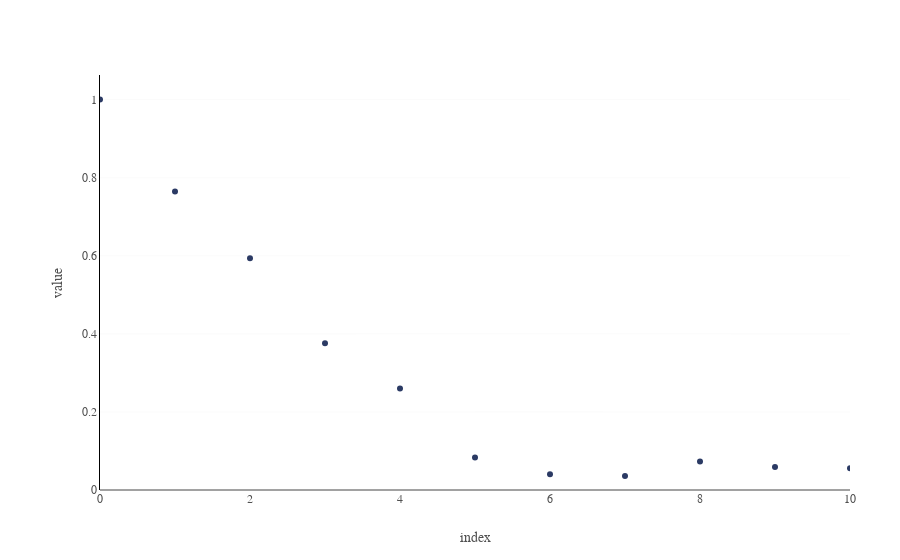

The code cell stored with this chart in its notebook:
### Markdown cell above
We will use the [`acf()`](https://www.statsmodels.org/dev/generated/statsmodels.tsa.stattools.acf.html) function to generate the autocorrelation function for the most recent GameStop data.

### Code cell
# Import acf
from statsmodels.tsa.stattools import acf

# Calculate the acf array for the recent GameStop data
acf_array = acf(gme_recent["Close"], nlags=10)

# Generate a scatter plot
fig = px.scatter(acf_array, template="dc")

# Fix the range and layout
fig.update_xaxes(range=[0, 10])
fig.update_layout(showlegend=False)

# Show the plot
fig.show()

### Figure 1 — Plotly figure (JSON) as saved in the notebook; plotly's stock layout.template omitted (floating-point values rounded to 4 significant figures)
{"data": [{"hovertemplate": "variable=0<br>index=%{x}<br>value=%{y}<extra></extra>", "legendgroup": "0", "marker": {"color": "#2B3A64", "symbol": "circle"}, "mode": "markers", "name": "0", "orientation": "v", "showlegend": true, "x": [0, 1, 2, 3, 4, 5, 6, 7, 8, 9, 10], "xaxis": "x", "y": [1, 0.7645, 0.5936, 0.376, 0.2597, 0.08294, 0.04002, 0.03581, 0.07313, 0.05901, 0.05578], "yaxis": "y", "type": "scatter"}], "layout": {"xaxis": {"anchor": "y", "domain": [0, 1], "title": {"text": "index"}, "range": [0, 10]}, "yaxis": {"anchor": "x", "domain": [0, 1], "title": {"text": "value"}}, "legend": {"title": {"text": "variable"}, "tracegroupgap": 0}, "showlegend": false}}
